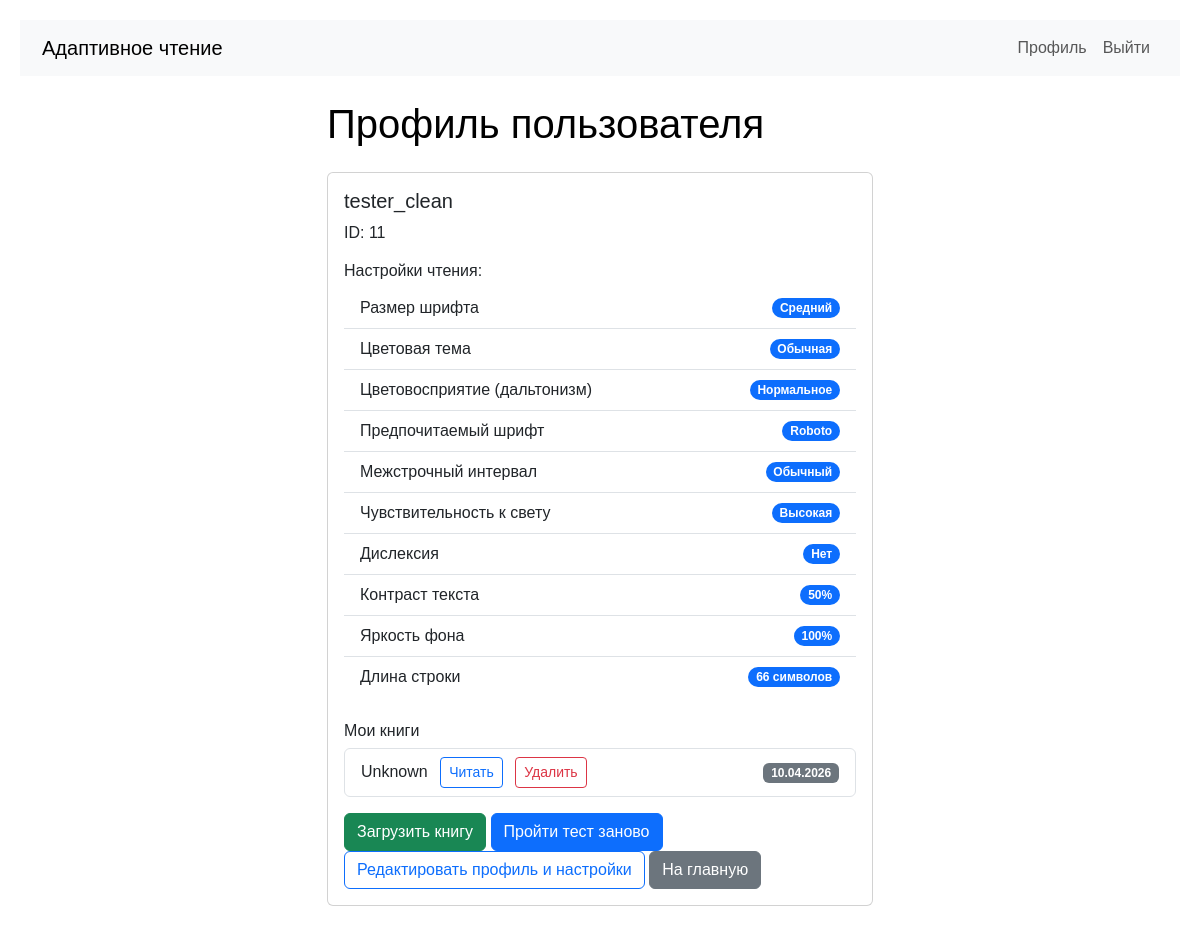
Page /profile/11 (signed in) on the earlier database version.
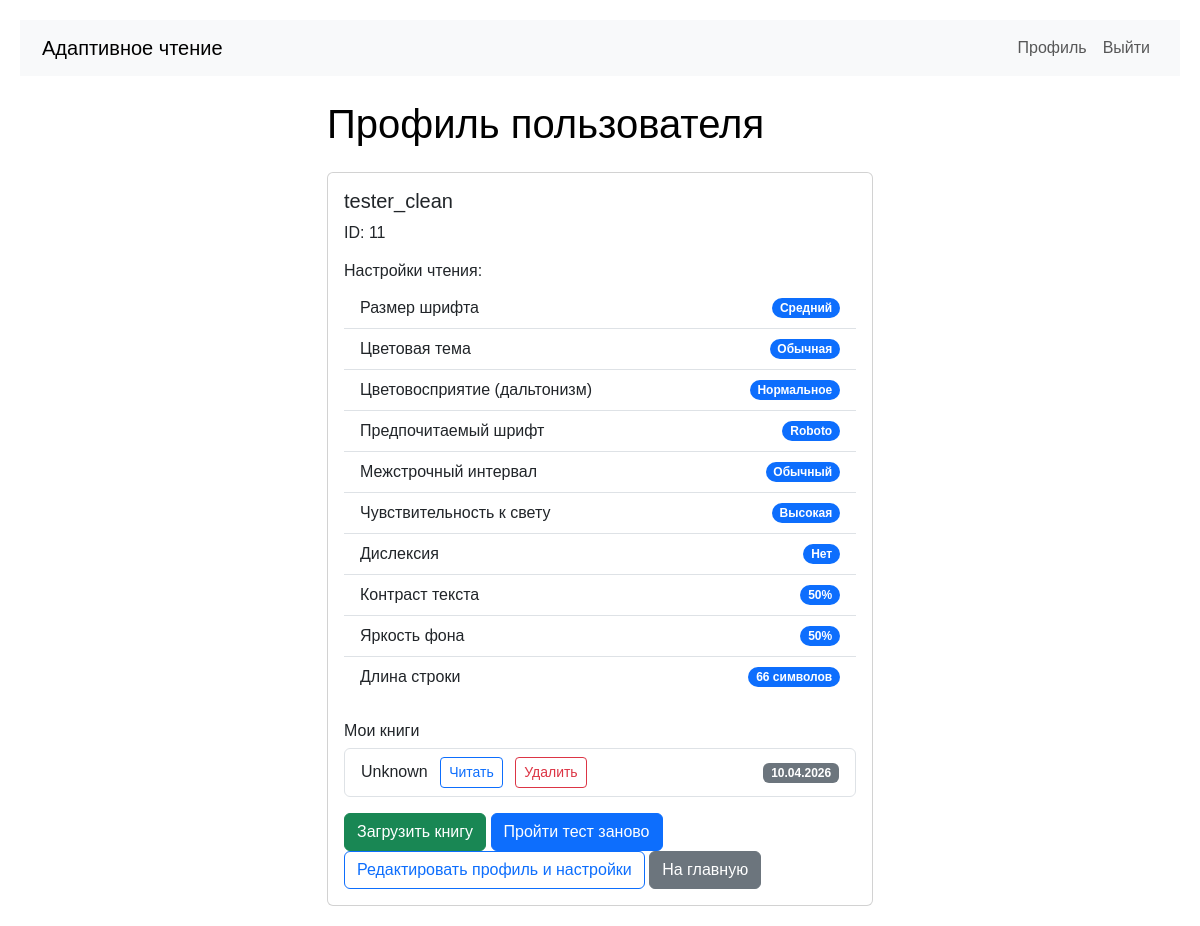
Same page on the later database version.
### app.py (models this page shows, shortened)
class User(db.Model):
    id = db.Column(db.Integer, primary_key=True)
    username = db.Column(db.String(80), unique=True, nullable=False, default='user1')
    password_hash = db.Column(db.String(200))
    contrast = db.Column(db.String(20))       # 'high', 'medium', 'low'
    color_vision = db.Column(db.String(20))   # 'normal', 'deutan', 'protan', 'tritan'
    font_pref = db.Column(db.String(20))      # 'small', 'medium', 'large'
    theme_pref = db.Column(db.String(20))     # 'light', 'dark', 'sepia', 'high_contrast'
    line_height = db.Column(db.String(20), default='normal')      # 'normal' или 'large'
    color_blindness_type = db.Column(db.String(20), default='none')   # 'none', 'protanopia', 'deuteranopia', 'tritanopia'
    has_dyslexia = db.Column(db.Boolean, default=False)
    light_sensitivity_level = db.Column(db.String(20), default='low')   # 'low', 'medium', 'high'
    preferred_font = db.Column(db.String(50), default='Roboto')
    contrast_sensitivity = db.Column(db.Integer, default=50)
    brightness_preference = db.Column(db.Integer, default=50)
    preferred_line_width_ch = db.Column(db.Integer, default=66)
    created_at = db.Column(db.DateTime, default=datetime.utcnow)

class Book(db.Model):
    id = db.Column(db.Integer, primary_key=True)
    user_id = db.Column(db.Integer, db.ForeignKey('user.id'), nullable=False)
    filename = db.Column(db.String(200), nullable=False)
    file_path = db.Column(db.String(300), nullable=False)
    extracted_html_path = db.Column(db.String(300))  # путь к сгенерированному HTML
    title = db.Column(db.String(200))  # будет извлечено из метаданных
    uploaded_at = db.Column(db.DateTime, default=datetime.utcnow)
    user = db.relationship('User', backref=db.backref('books', lazy=True))

### app.py (the view)
@app.route('/profile/<int:user_id>')
def profile(user_id):
    if 'user_id' not in session:
        return redirect(url_for('login'))
    if session['user_id'] != user_id:
        return "Доступ запрещён", 403
    user = User.query.get_or_404(user_id)
    return render_template('profile.html', user=user)

### app.py (called while the page is built)
@app.context_processor
def inject_user():
    return dict(session=session)

### templates/profile.html
{% extends "base.html" %}
{% block content %}
<div class="row">
    <div class="col-md-6 offset-md-3">
        <h1 class="mb-4">Профиль пользователя</h1>
        <div class="card">
            <div class="card-body">
                <h5 class="card-title">{{ user.username }}</h5>
                <p class="card-text">ID: {{ user.id }}</p>
                <h6 class="mt-3">Настройки чтения:</h6>
                <ul class="list-group list-group-flush">
                    <li class="list-group-item d-flex justify-content-between align-items-center">
                        Размер шрифта
                        <span class="badge bg-primary rounded-pill">
                            {% if user.font_pref == 'small' %}Мелкий
                            {% elif user.font_pref == 'medium' %}Средний
                            {% elif user.font_pref == 'large' %}Крупный
                            {% else %}Не указан{% endif %}
                        </span>
                    </li>
                    <li class="list-group-item d-flex justify-content-between align-items-center">
                        Цветовая тема
                        <span class="badge bg-primary rounded-pill">
                            {% if user.theme_pref == 'normal' %}Обычная
                            {% elif user.theme_pref == 'high' %}Высокий контраст
                            {% elif user.theme_pref == 'dark' %}Тёмная
                            {% elif user.theme_pref == 'sepia' %}Сепия
                            {% else %}Не указана{% endif %}
                        </span>
                    </li>
                    <li class="list-group-item d-flex justify-content-between align-items-center">
                        Цветовосприятие (дальтонизм)
                        <span class="badge bg-primary rounded-pill">
                            {% if user.color_vision == 'normal' %}Нормальное
                            {% elif user.color_vision == 'deutan' %}Дейтеранопия
                            {% elif user.color_vision == 'protan' %}Протанопия
                            {% elif user.color_vision == 'tritan' %}Тританопия
                            {% else %}Не указано{% endif %}
                        </span>
                    </li>
                    <li class="list-group-item d-flex justify-content-between align-items-center">
                        Предпочитаемый шрифт
                        <span class="badge bg-primary rounded-pill">{{ user.preferred_font or 'Roboto' }}</span>
                    </li>
                    <li class="list-group-item d-flex justify-content-between align-items-center">
                        Межстрочный интервал
                        <span class="badge bg-primary rounded-pill">
                            {% if user.line_height == 'large' %}Увеличенный
                            {% else %}Обычный{% endif %}
                        </span>
                    </li>
                    <li class="list-group-item d-flex justify-content-between align-items-center">
                        Чувствительность к свету
                        <span class="badge bg-primary rounded-pill">
                            {% if user.light_sensitivity_level == 'low' %}Низкая
                            {% elif user.light_sensitivity_level == 'medium' %}Средняя
                            {% elif user.light_sensitivity_level == 'high' %}Высокая
                            {% else %}Не указана{% endif %}
                        </span>
                    </li>
                    <li class="list-group-item d-flex justify-content-between align-items-center">
                        Дислексия
                        <span class="badge bg-primary rounded-pill">{{ 'Да' if user.has_dyslexia else 'Нет' }}</span>
                    </li>
                    <li class="list-group-item d-flex justify-content-between align-items-center">
                        Контраст текста
                        <span class="badge bg-primary rounded-pill">{{ user.contrast_sensitivity or 50 }}%</span>
                    </li>
                    <li class="list-group-item d-flex justify-content-between align-items-center">
                        Яркость фона
                        <span class="badge bg-primary rounded-pill">{{ user.brightness_preference or 50 }}%</span>
                    </li>
                    <li class="list-group-item d-flex justify-content-between align-items-center">
                        Длина строки
                        <span class="badge bg-primary rounded-pill">{{ user.preferred_line_width_ch or 66 }} символов</span>
                    </li>
                </ul>
                <h6 class="mt-4">Мои книги</h6>
                {% if user.books %}
                <ul class="list-group">
                    {% for book in user.books %}
                    <li class="list-group-item d-flex justify-content-between align-items-center">
                        <div>
                            {{ book.title }}
                            {% if book.extracted_html_path %}
                                <a href="/read/{{ book.id }}" class="btn btn-sm btn-outline-primary ms-2">Читать</a>
                            {% else %}
                                <span class="badge bg-warning text-dark ms-2">HTML не готов</span>
                            {% endif %}
                            <form action="{{ url_for('delete_book', book_id=book.id) }}" method="POST" style="display: inline;" onsubmit="return confirm('Удалить книгу? Это действие нельзя отменить.');">
                                <button type="submit" class="btn btn-sm btn-outline-danger ms-2">Удалить</button>
                            </form>
                        </div>
                        <span class="badge bg-secondary">{{ book.uploaded_at.strftime('%d.%m.%Y') }}</span>
                    </li>
                    {% endfor %}
                </ul>
                {% else %}
                <p>У вас пока нет загруженных книг.</p>
                {% endif %}
                <div class="mt-3">
                    <a href="/upload/{{ user.id }}" class="btn btn-success">Загрузить книгу</a>
                    <a href="/test" class="btn btn-primary">Пройти тест заново</a>
                    <a href="{{ url_for('edit_profile') }}" class="btn btn-outline-primary">Редактировать профиль и настройки</a>
                    <a href="/" class="btn btn-secondary">На главную</a>
                </div>
            </div>
        </div>
    </div>
</div>
{% endblock %}

### templates/base.html (shortened to what this page needs)
<!doctype html>
<html lang="ru">
<head>
    <link href="https://cdn.jsdelivr.net/npm/bootstrap@5.3.0/dist/css/bootstrap.min.css" rel="stylesheet">
    <link rel="stylesheet" href="{{ url_for('static', filename='css/reader.css') }}">
</head>
<body {% block body_attributes %}{% endblock %}>
    <nav class="navbar navbar-expand-lg bg-light mb-4">
        <div class="container">
            <a class="navbar-brand" href="/">Адаптивное чтение</a>
            <div class="collapse navbar-collapse">
                <ul class="navbar-nav ms-auto">
                    {% if session.user_id %}
                        <li class="nav-item">
                            <a class="nav-link" href="/profile/{{ session.user_id }}">Профиль</a>
                        </li>
                        <li class="nav-item">
                            <a class="nav-link" href="/logout">Выйти</a>
                        </li>
                    {% endif %}
                </ul>
            </div>
        </div>
    </nav>
    <div class="container mt-4">
        {% block content %}{% endblock %}
    </div>
</body>
</html>

### static/css/reader.css (style rules this page uses)
body { font-family: Arial, sans-serif; font-size: 16px; line-height: 1.5; color: #000; background-color: #fff; transition: all 0.2s ease; padding: 20px; position: relative; z-index: 0; }
body::before { content: ''; position: fixed; top: 0; left: 0; width: 100%; height: 100%; background-color: rgba(0, 0, 0, var(--bg-darkness, 0)); pointer-events: none; z-index: -1; }

Differences in the rows shown:
changed User "tester_clean": brightness_preference "100" → "50"
